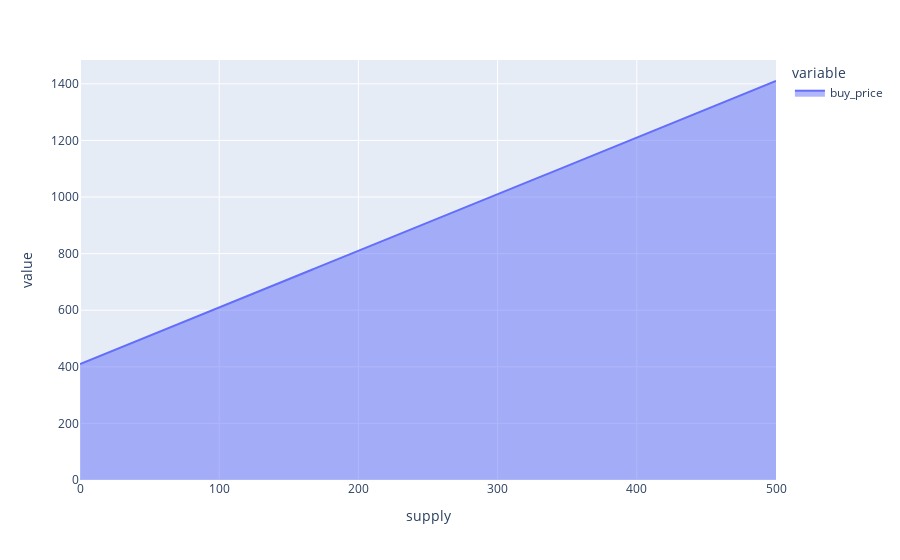

The cell this chart's notebook holds for it:
### Code cell
x.buy_area()

### Figure 1 — Plotly figure (JSON) as saved in the notebook; plotly's stock layout.template omitted (floating-point values rounded to 4 significant figures; data arrays with more than 128 entries replaced by an {"elided": "..."} marker saying what was removed)
{"data": [{"hovertemplate": "variable=buy_price<br>supply=%{x}<br>value=%{y}<extra></extra>", "legendgroup": "buy_price", "line": {"color": "#636efa"}, "marker": {"symbol": "circle"}, "mode": "lines", "name": "buy_price", "orientation": "v", "showlegend": true, "stackgroup": "1", "type": "scatter", "x": {"elided": "501 int values"}, "xaxis": "x", "y": {"elided": "501 int values"}, "yaxis": "y"}], "layout": {"legend": {"title": {"text": "variable"}, "tracegroupgap": 0}, "margin": {"t": 60}, "xaxis": {"anchor": "y", "domain": [0, 1], "title": {"text": "supply"}}, "yaxis": {"anchor": "x", "domain": [0, 1], "title": {"text": "value"}}}}
